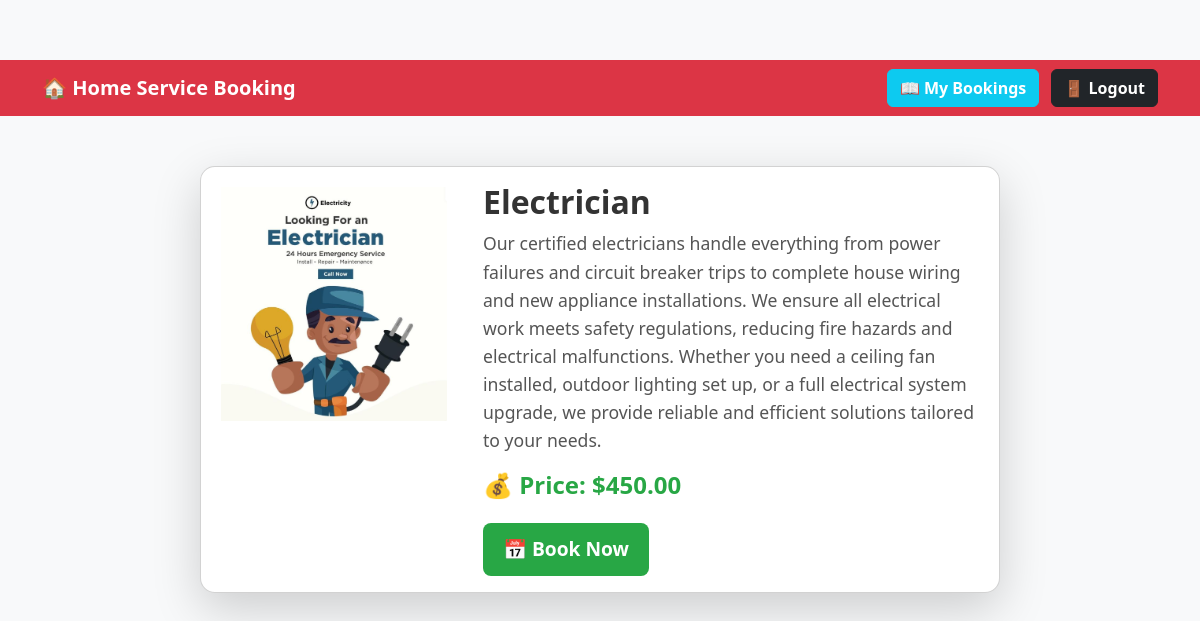
The page /service/1/ on the database its author committed.
### home_service/models.py (models this page shows, shortened)
class Service(models.Model):
    name = models.CharField(max_length=255)
    description = models.TextField()
    price = models.DecimalField(max_digits=10, decimal_places=2)
    image = models.ImageField(upload_to='services/')

### home_service/views.py (the view)
# urls.py: path('service/<int:service_id>/', views.service_detail, name='service_detail'),
def service_detail(request, service_id):
    service = get_object_or_404(Service, id=service_id)
    return render(request, 'service_detail.html', {'service': service})

### home_service/templates/service_detail.html (shortened to what this page needs)
{% extends 'base.html' %}
{% load static %}
{% block content %}
<div class="container service-detail-container">
    <div class="card shadow-lg">
        <div class="row g-0">
            <div class="col-md-4 text-center">
                <img src="{{ service.image.url }}" alt="{{ service.name }}" class="img-fluid service-image">
            </div>
            <div class="col-md-8">
                <div class="card-body">
                    <h2 class="service-title">{{ service.name }}</h2>
                    <p class="service-description">{{ service.description }}</p>
                    <h4 class="service-price">💰 Price: ${{ service.price }}</h4>
                    <a href="{% url 'book_service' service.id %}" class="btn btn-success btn-lg mt-3">
                        📅 Book Now
                    </a>
                </div>
            </div>
        </div>
    </div>
</div>
{% endblock %}

### home_service/static/css/styles.css (style rules this page uses)
body { font-family: Arial, sans-serif; margin: 20px; padding: 20px; }
h2 { color: #333; }
body { font-family: "Poppins", sans-serif; background-color: #f8f9fa; color: #333; margin: 0; padding: 0; }
body { margin: 0; padding-top: 60px; }
body { font-family: 'Poppins', sans-serif; background-color: #f8f9fa; }
h1, h2, h3 { font-weight: 700; color: #222; }
body { background: linear-gradient(to right, #ff9966, #ff5e62); color: white; font-family: 'Poppins', sans-serif; }
.card { background: white; border-radius: 15px; transition: transform 0.2s ease-in-out; }
.card { border: none; transition: transform 0.3s ease-in-out; }

### home_service/templates/service_detail.html (style rules this page uses)
body { background: #f8f9fa; }
.service-detail-container { margin-top: 50px; display: flex; justify-content: center; }
.card { border-radius: 15px; overflow: hidden; max-width: 800px; }
.service-image { max-width: 100%; height: auto; padding: 20px; }
.service-title { font-size: 2rem; font-weight: bold; color: #333; }
.service-description { font-size: 1.1rem; color: #555; line-height: 1.6; }
.service-price { font-size: 1.5rem; font-weight: bold; color: #28a745; }
.btn-success { background-color: #28a745; border: none; padding: 12px 20px; font-size: 1.2rem; font-weight: bold; display: inline-block; transition: 0.3s ease; }

### rows shown on the page
Service: image (picture), name "Electrician", description "Our certified electricians handle everything from power failures and circuit breaker trips to complete house wiring and new appliance installations. We ensure all electrical work meets safety regulations, reducing fire hazards and electrical malfunctions. Whether you need a ceiling fan installed, outdoor lighting set up, or a full electrical system upgrade, we provide reliable and efficient solutions tailored to your needs.", price "450.00"
